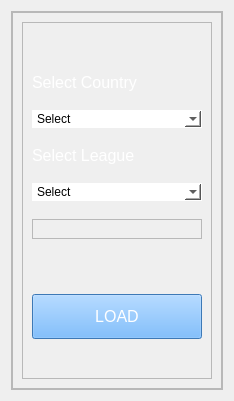
                     <widget class="QWidget" name="selectPage">
                      <layout class="QVBoxLayout" name="verticalLayout_3">
                       <item>
                        <widget class="QFrame" name="frame">
                         <property name="frameShape">
                          <enum>QFrame::StyledPanel</enum>
                         </property>
                         <property name="frameShadow">
                          <enum>QFrame::Raised</enum>
                         </property>
                         <layout class="QVBoxLayout" name="verticalLayout">
                          <property name="spacing">
                           <number>0</number>
                          </property>
                          <property name="leftMargin">
                           <number>0</number>
                          </property>
                          <property name="topMargin">
                           <number>0</number>
                          </property>
                          <property name="rightMargin">
                           <number>0</number>
                          </property>
                          <property name="bottomMargin">
                           <number>0</number>
                          </property>
                          <item>
                           <widget class="QFrame" name="frame_90">
                            <property name="styleSheet">
                             <string notr="true">#frame_3
{
	background-color: #1a1c1e;
}</string>
                            </property>
                            <property name="frameShape">
                             <enum>QFrame::StyledPanel</enum>
                            </property>
                            <property name="frameShadow">
                             <enum>QFrame::Raised</enum>
                            </property>
                            <layout class="QHBoxLayout" name="horizontalLayout_28">
                             <property name="spacing">
                              <number>16</number>
                             </property>
                             <item>
                              <widget class="QFrame" name="frame_91">
                               <property name="frameShape">
                                <enum>QFrame::StyledPanel</enum>
                               </property>
                               <property name="frameShadow">
                                <enum>QFrame::Sunken</enum>
                               </property>
                               <layout class="QVBoxLayout" name="verticalLayout_90">
                                <property name="spacing">
                                 <number>18</number>
                                </property>
                                <property name="topMargin">
                                 <number>50</number>
                                </property>
                                <item>
                                 <widget class="QLabel" name="label_99">
                                  <property name="text">
                                   <string>&lt;html&gt;&lt;head/&gt;&lt;body&gt;&lt;p&gt;&lt;span style=&quot; font-size:12pt; color:#ffffff;&quot;&gt;Select Country&lt;/span&gt;&lt;/p&gt;&lt;/body&gt;&lt;/html&gt;</string>
                                  </property>
                                 </widget>
                                </item>
                                <item>
                                 <widget class="QComboBox" name="cmbxCountry">
                                  <property name="styleSheet">
                                   <string notr="true">
#cmbxCountry {
    background-color: rgb(255, 255, 255);
    border: 1px solid transparent;  /* Initially, set a transparent border */
}

#cmbxCountry:focus {
    border: 2px solid rgb(85, 170, 255);  /* Change the border color when the button is focused/clicked */
}
#cmbxCountry QAbstractItemView {
	color: black;	
	background-color:white;
	padding: 10px;
	selection-background-color: black;
}
</string>
                                  </property>
                                  <item>
                                   <property name="text">
                                    <string>Select</string>
                                   </property>
                                  </item>
                                 </widget>
                                </item>
                                <item>
                                 <widget class="QLabel" name="label_100">
                                  <property name="text">
                                   <string>&lt;html&gt;&lt;head/&gt;&lt;body&gt;&lt;p&gt;&lt;span style=&quot; font-size:12pt; color:#ffffff;&quot;&gt;Select League&lt;/span&gt;&lt;/p&gt;&lt;/body&gt;&lt;/html&gt;</string>
                                  </property>
                                 </widget>
                                </item>
                                <item>
                                 <widget class="QComboBox" name="cmbxLeague">
                                  <property name="styleSheet">
                                   <string notr="true">
#cmbxLeague {
    background-color: rgb(255, 255, 255);
    color: rgb(0, 0, 0);
    border: 1px solid transparent;  /* Initially, set a transparent border */
}

#cmbxLeague:focus {
    border: 2px solid rgb(85, 170, 255);  /* Change the border color when the button is focused/clicked */
}
#cmbxLeague QAbstractItemView {
	color: black;	
	background-color:white;
	padding: 10px;
	selection-background-color: black;
}
</string>
                                  </property>
                                  <item>
                                   <property name="text">
                                    <string>Select</string>
                                   </property>
                                  </item>
                                 </widget>
                                </item>
                                <item>
                                 <widget class="QFrame" name="frame_93">
                                  <property name="minimumSize">
                                   <size>
                                    <width>0</width>
                                    <height>20</height>
                                   </size>
                                  </property>
                                  <property name="frameShape">
                                   <enum>QFrame::StyledPanel</enum>
                                  </property>
                                  <property name="frameShadow">
                                   <enum>QFrame::Raised</enum>
                                  </property>
                                  <layout class="QHBoxLayout" name="horizontalLayout_31">
                                   <property name="topMargin">
                                    <number>5</number>
                                   </property>
                                  </layout>
                                 </widget>
                                </item>
                                <item alignment="Qt::AlignHCenter">
                                 <widget class="QLabel" name="lblLoad">
                                  <property name="styleSheet">
                                   <string notr="true">color: rgb(255, 0, 0);
font: 10pt &quot;MS Shell Dlg 2&quot;;</string>
                                  </property>
                                  <property name="text">
                                   <string/>
                                  </property>
                                 </widget>
                                </item>
                                <item alignment="Qt::AlignHCenter">
                                 <widget class="QPushButton" name="massdm">
                                  <property name="minimumSize">
                                   <size>
                                    <width>170</width>
                                    <height>45</height>
                                   </size>
                                  </property>
                                  <property name="maximumSize">
                                   <size>
                                    <width>110</width>
                                    <height>35</height>
                                   </size>
                                  </property>
                                  <property name="font">
                                   <font>
                                    <family>Arial</family>
                                    <pointsize>12</pointsize>
                                    <weight>9</weight>
                                    <italic>false</italic>
                                    <bold>false</bold>
                                   </font>
                                  </property>
                                  <property name="cursor">
                                   <cursorShape>PointingHandCursor</cursorShape>
                                  </property>
                                  <property name="styleSheet">
                                   <string notr="true">background-color:rgb(85, 170, 255);
font: 75 12pt &quot;Arial&quot;;
color:white;</string>
                                  </property>
                                  <property name="text">
                                   <string>LOAD</string>
                                  </property>
                                 </widget>
                                </item>
                                <item>
                                 <spacer name="verticalSpacer_29">
                                  <property name="orientation">
                                   <enum>Qt::Vertical</enum>
                                  </property>
                                  <property name="sizeType">
                                   <enum>QSizePolicy::MinimumExpanding</enum>
                                  </property>
                                  <property name="sizeHint" stdset="0">
                                   <size>
                                    <width>20</width>
                                    <height>35</height>
                                   </size>
                                  </property>
                                 </spacer>
                                </item>
                               </layout>
                              </widget>
                             </item>
                            </layout>
                           </widget>
                          </item>
                         </layout>
                        </widget>
                       </item>
                      </layout>
                     </widget>
